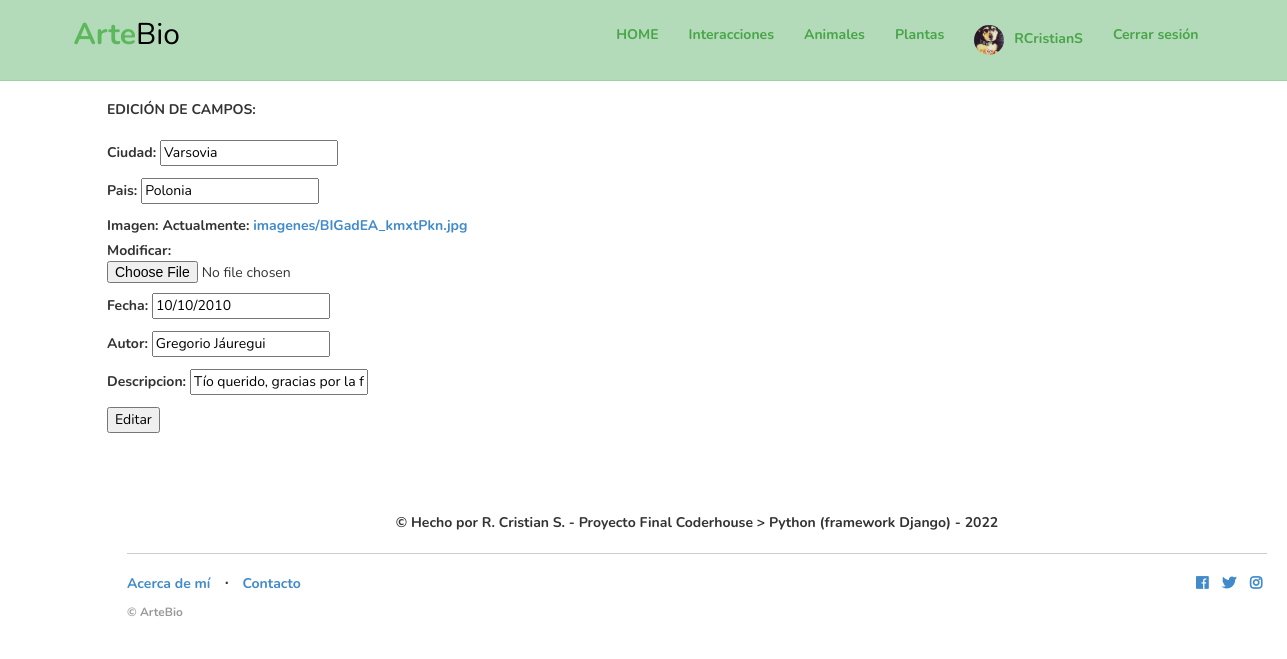
/editar_item_interacciones/6/ (signed in), run on an earlier commit of the app's database.
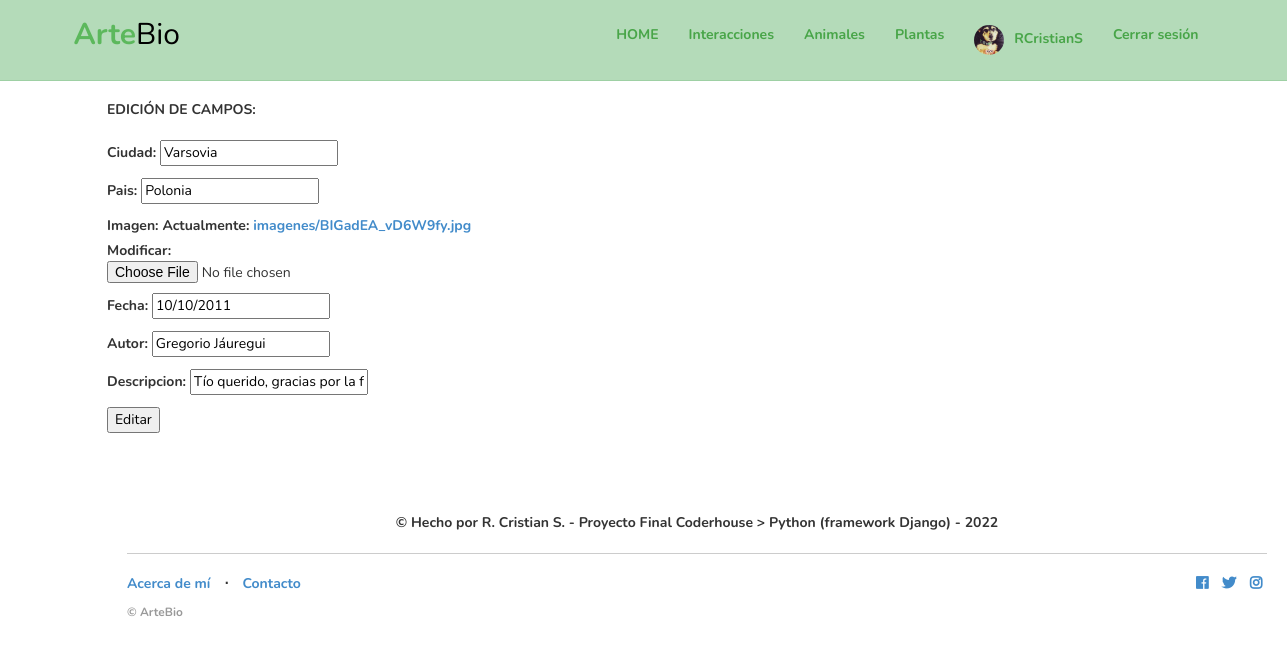
And on a later commit of the database.
### app_agenda/models.py (models this page shows)
class Posteo_interacciones (models.Model):
    ciudad=models.CharField(max_length=60)
    pais=models.CharField(max_length=40)
    imagen=models.ImageField(upload_to='imagenes', null=False)
    fecha=models.DateField()
    autor=models.CharField(max_length=60)
    descripcion= models.CharField(max_length=200, blank=True)

### app_agenda/views.py (the view)
# urls.py: path('editar_item_interacciones/<int:id>/', views.editar_item_interacciones, name="editar_item_interacciones"),
@login_required
def editar_item_interacciones (request, id):
    interaccion_edit = Posteo_interacciones.objects.get(id=id)
    if request.method == 'POST':
        formulario = posteo_formulario_interacciones (request.POST,request.FILES)
        if formulario.is_valid():
            data = formulario.cleaned_data
            interaccion_edit.imagen = data['imagen']
            interaccion_edit.ciudad = data['ciudad']
            interaccion_edit.pais = data['pais']
            interaccion_edit.fecha = data['fecha']
            interaccion_edit.autor = data ['autor']
            interaccion_edit.descripcion = data ['descripcion']
            interaccion_edit.save()
            print ("3")
            return redirect (reverse ('p_interacciones'))
    else:  # GET
        print("0")
        inicial = {
            'imagen': interaccion_edit.imagen,
            'ciudad': interaccion_edit.ciudad,
            'pais': interaccion_edit.pais,
            'fecha': interaccion_edit.fecha,
            'autor': interaccion_edit.autor,
            'descripcion': interaccion_edit.descripcion,
        }
        formulario = posteo_formulario_interacciones(initial=inicial)
    return render (request, "app_agenda/editar_form.html", {"formulario": formulario})

### app_agenda/forms.py
class posteo_formulario_interacciones (forms.Form):
    ciudad= forms.CharField(max_length=60)
    pais= forms.CharField(max_length=40)
    imagen= forms.ImageField()
    fecha=forms.DateField()
    autor=forms.CharField(max_length=60)
    descripcion=forms.CharField(max_length=200)
    class Meta:
        model = Posteo_interacciones
        fields = ['imagen']

### app_agenda/templates/app_agenda/editar_form.html (shortened to what this page needs)
{% extends "app_agenda/plantilla_base.html" %}
{% load static %}
{% block contenido_base %}
<div style="padding-top: 100px;"></div>
<div style="padding-left: 107px;">
    <b>EDICIÓN DE CAMPOS:</b<br><br><br>
    <form enctype= "multipart/form-data" method='POST'>
       {{formulario.as_p}}
        <input type="Submit" value="Editar"/>
    </form>
{% endblock contenido_base %}

What changed in the data, as far as the page shows it:
changed Posteo_interacciones "Varsovia": fecha "10/10/2010" → "10/10/2011"
Also different on the page:
text no longer shown: "Ciudad: Pais: Imagen: Actualmente: imagenes/BIGadEA_kmxtPkn.jpg Modificar: Fecha: Autor: Descripcion:"
text now shown: "Ciudad: Pais: Imagen: Actualmente: imagenes/BIGadEA_vD6W9fy.jpg Modificar: Fecha: Autor: Descripcion:"
